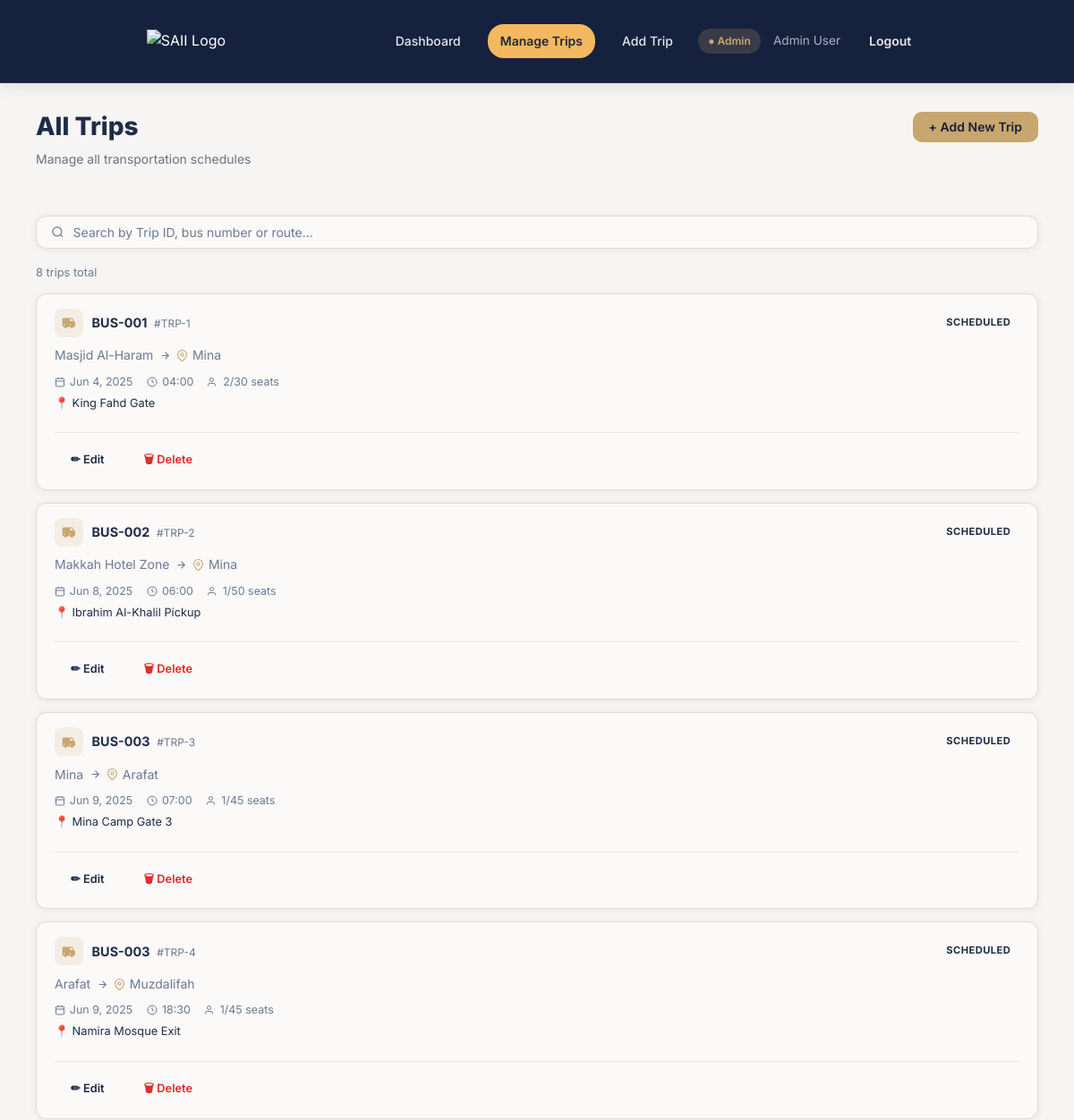
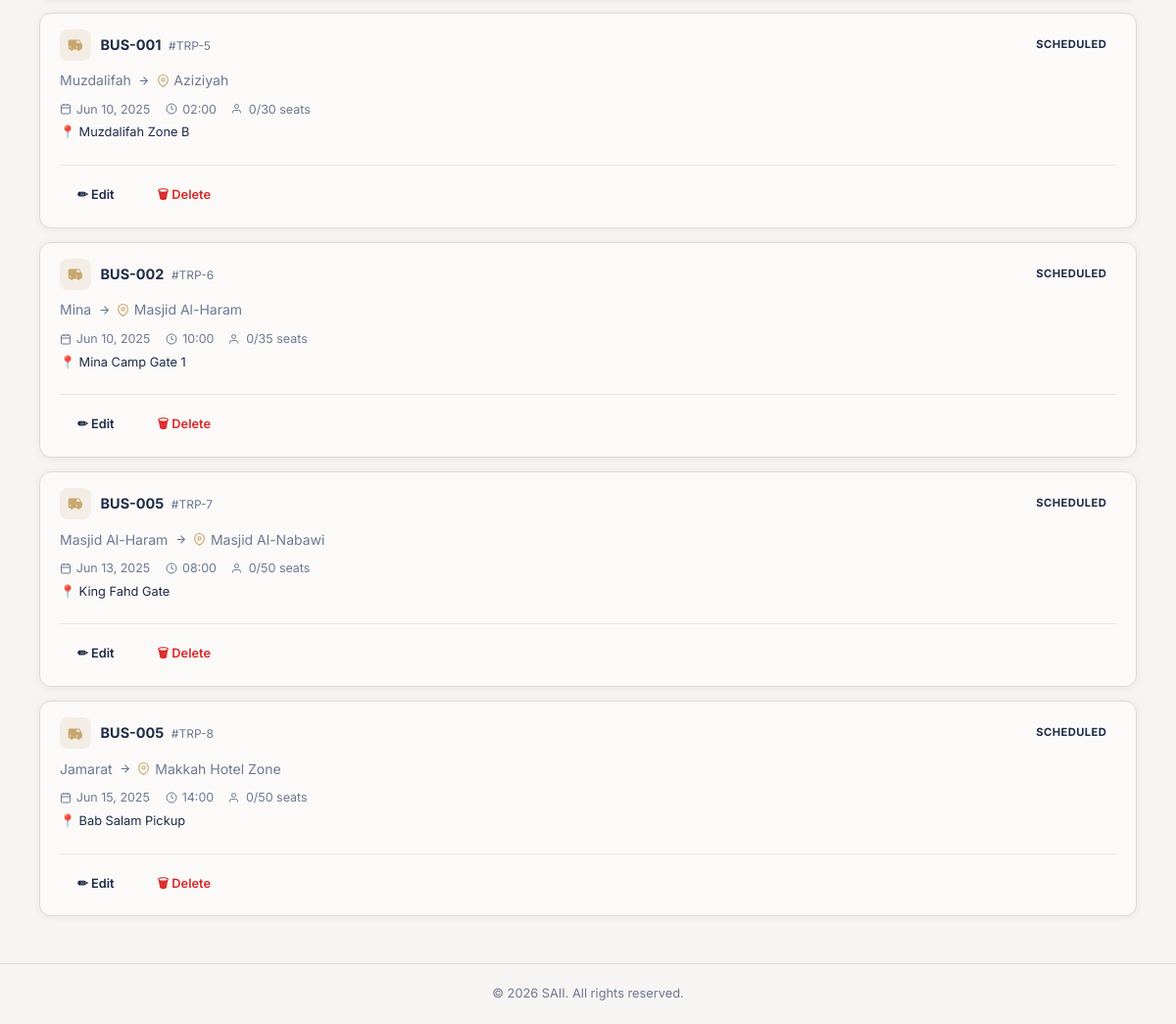
The app's page /manage-trips.php, older data (2 pictures, top to bottom).
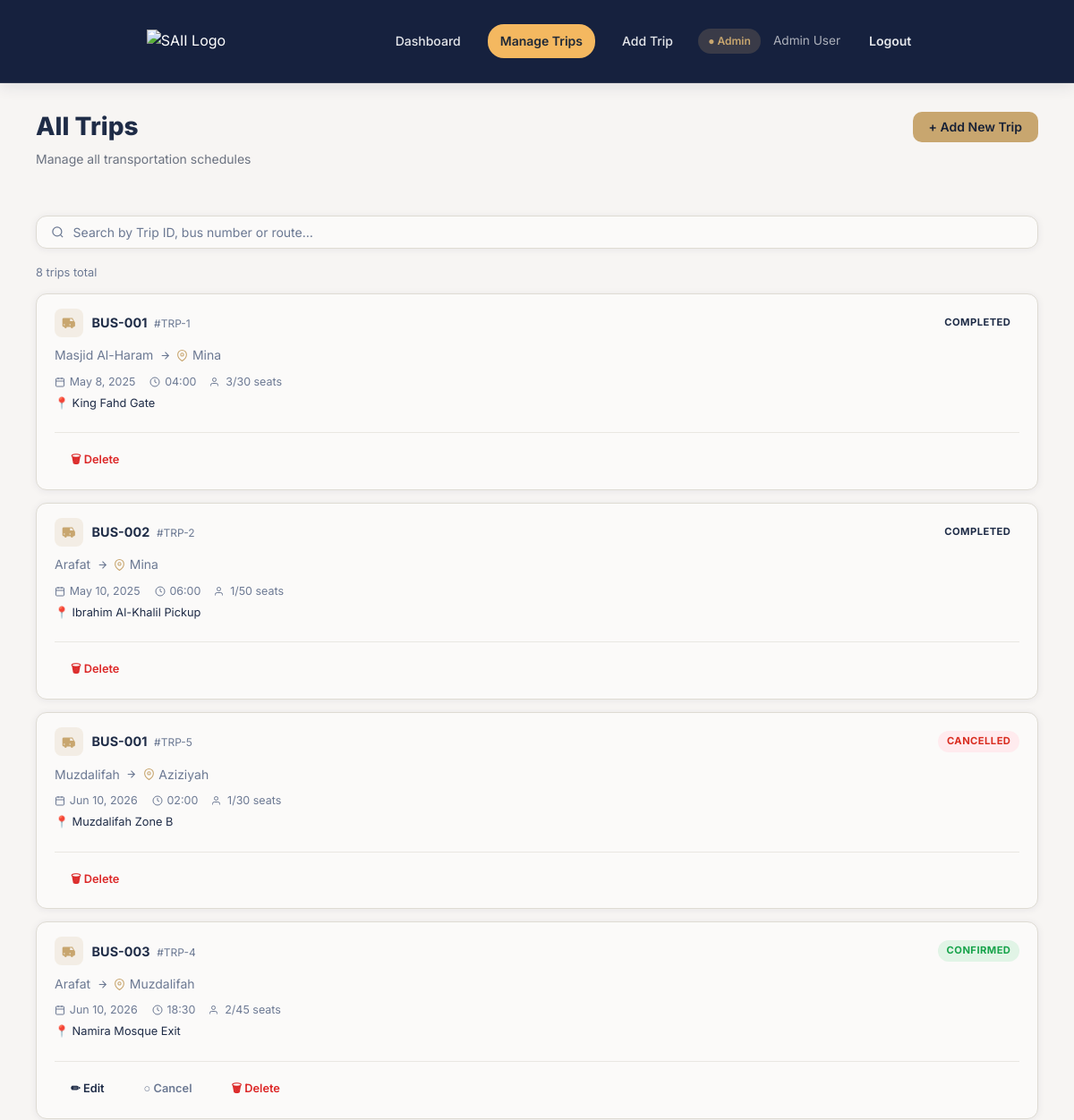
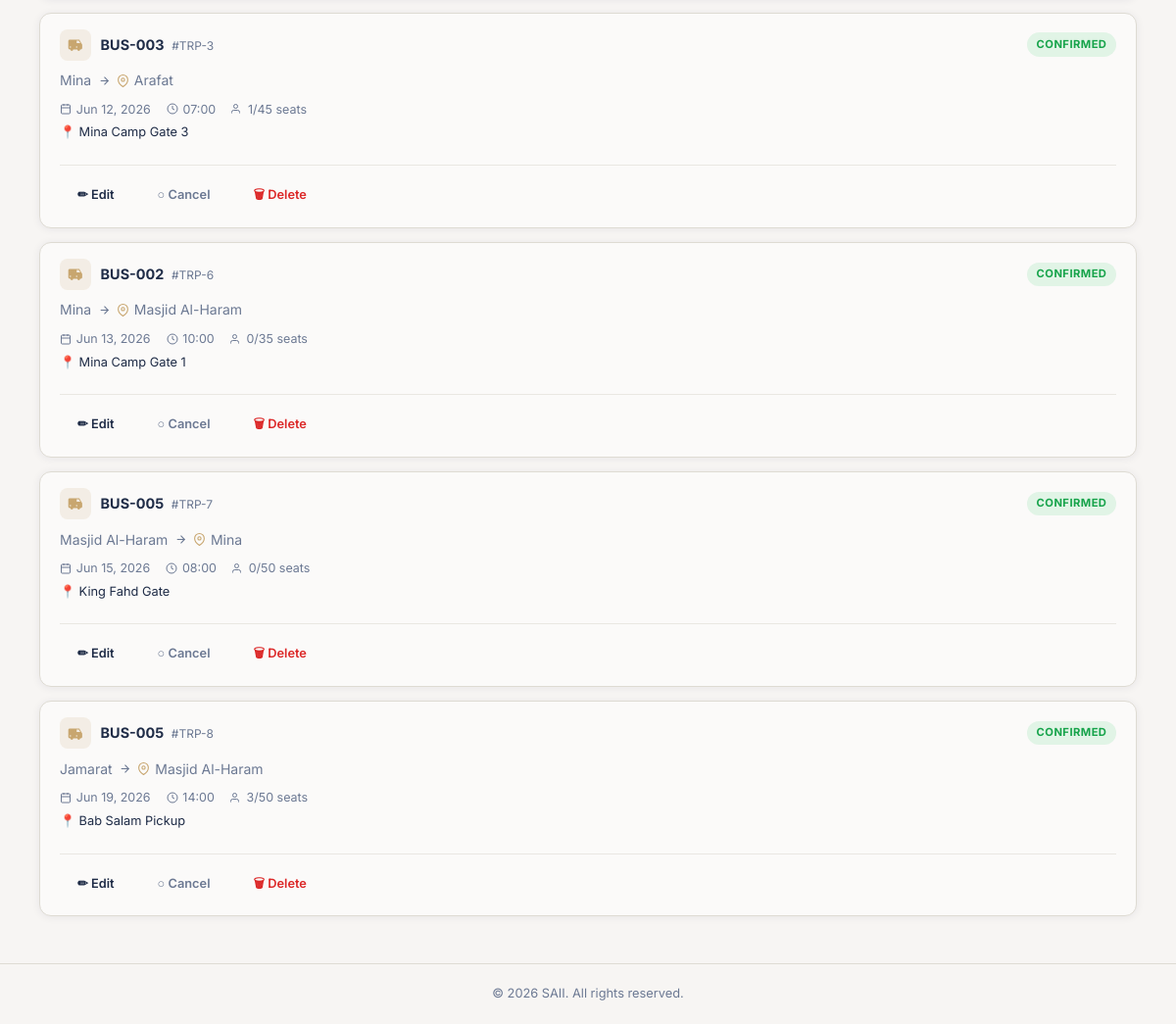
The same page, newer data (2 pictures, top to bottom).
### tables this page shows
CREATE TABLE `trip` (
  `TripID` int(11) NOT NULL,
  `Origin` varchar(100) NOT NULL,
  `Destination` varchar(100) NOT NULL,
  `DepartureDate` date NOT NULL,
  `DepartureTime` time NOT NULL,
  `TotalSeats` int(11) NOT NULL,
  `AvailableSeats` int(11) NOT NULL,
  `Status` enum('Confirmed','Completed','Cancelled') NOT NULL,
  `Pickup_Location` varchar(150) DEFAULT NULL,
  `BusID` int(11) NOT NULL,
  `AdminID` int(11) NOT NULL
);

CREATE TABLE `bus` (
  `BusID` int(11) NOT NULL,
  `Bus_Number` varchar(50) NOT NULL,
  `Capacity` int(11) NOT NULL,
  `Status` enum('Active','Maintenance') NOT NULL,
  `Driver_Name` varchar(100) NOT NULL,
  `Driver_Phone` varchar(20) NOT NULL
);

### manage-trips.php (the view, shortened to what this page needs)
<?php
require_once 'db_connection.php';
mysqli_query($conn,
    "UPDATE trip
     SET Status = 'Completed'
     WHERE Status = 'Confirmed'
       AND (
         DepartureDate < CURDATE()
         OR (DepartureDate = CURDATE() AND DepartureTime < CURTIME())
       )"
);
mysqli_query($conn,
    "UPDATE trip
     SET Status = 'Confirmed'
     WHERE Status = 'Completed'
       AND (
         DepartureDate > CURDATE()
         OR (DepartureDate = CURDATE() AND DepartureTime > CURTIME())
       )"
);
$search = trim($_GET['q'] ?? '');
$where  = '';
$trips = [];
$res = mysqli_query($conn,
    "SELECT t.*, b.Bus_Number
     FROM trip t
     JOIN bus b ON t.BusID = b.BusID
     $where
     ORDER BY t.DepartureDate ASC, t.DepartureTime ASC");
while ($row = mysqli_fetch_assoc($res)) {
    $trips[] = $row;
}
function fmtTime($t) {
    return substr($t, 0, 5);
}
function fmtDate($d) {
    $months = ['Jan','Feb','Mar','Apr','May','Jun','Jul','Aug','Sep','Oct','Nov','Dec'];
    $p = explode('-', $d);
    return $months[(int)$p[1]-1] . ' ' . (int)$p[2] . ', ' . $p[0];
}
?>
<!DOCTYPE html>
<html lang="en">
<head>
  <link rel="stylesheet" href="styles.css"/>
</head>
<body class="page-wrapper">
<header class="navbar">
  <div class="navbar-inner">
    <a href="admin-dashboard.php" class="nav-logo">
      <img src="image/saii.png" alt="SAII Logo" class="logo-img"/>
    </a>
    <nav class="nav-links" style="align-items:center;justify-content:center;">
      <a href="admin-dashboard.php" class="nav-link">Dashboard</a>
      <a href="manage-trips.php"    class="nav-link active">Manage Trips</a>
      <a href="add-trip.php"        class="nav-link">Add Trip</a>
    </nav>
    <div class="nav-right">
      <span class="role-chip admin">&#9679; Admin</span>
      <span style="color:rgba(255,255,255,.65);font-size:.85rem;">Admin User</span>
      <a href="logout.php" class="btn btn-sm btn-outline-dark">Logout</a>
    </div>
  </div>
</header>
<div class="page-content">
  <div class="page-header">
    <div>
      <h1 class="page-title">All Trips</h1>
      <p class="page-subtitle">Manage all transportation schedules</p>
    </div>
    <a href="add-trip.php" class="btn btn-accent">+ Add New Trip</a>
  </div>
  <form method="GET" action="manage-trips.php" style="margin-bottom:.5rem;">
    <div class="search-bar">
      <svg viewBox="0 0 24 24" fill="none" stroke="currentColor" stroke-width="2">
        <circle cx="11" cy="11" r="8"/><line x1="21" y1="21" x2="16.65" y2="16.65"/>
      </svg>
      <input type="text" name="q" id="search-input"
             placeholder="Search by Trip ID, bus number or route…"
             value="<?= htmlspecialchars($search) ?>"
             onchange="this.form.submit()"/>
    </div>
  </form>
  <p class="trip-count-label">
    <?= $search
      ? count($trips) . ' result' . (count($trips) !== 1 ? 's' : '') . ' for "' . htmlspecialchars($search) . '"'
      : count($trips) . ' trip' . (count($trips) !== 1 ? 's' : '') . ' total'
    ?>
  </p>
  <div class="trips-list" id="trips-list">
    <?php if (empty($trips)): ?>
      <div class="empty-state">
        <svg viewBox="0 0 24 24" fill="none" stroke="currentColor" stroke-width="1.5">
          <circle cx="12" cy="12" r="10"/><line x1="8" y1="12" x2="16" y2="12"/>
        </svg>
        <p>No trips match your search</p>
      </div>
    <?php else: ?>
      <?php foreach ($trips as $t):
        $booked = (int)$t['TotalSeats'] - (int)$t['AvailableSeats'];
        $statusClass = strtolower($t['Status']);
        if ($statusClass === 'confirmed') $statusClass = 'active';
        elseif ($statusClass === 'completed') $statusClass = 'info';
        elseif ($statusClass === 'cancelled') $statusClass = 'cancelled';
      ?>
      <div class="trip-card">
        <div class="trip-card-top">
          <div class="trip-card-title">
            <div class="bus-icon-wrap">
              <svg viewBox="0 0 24 24"><path d="M17 5H3C1.89 5 1 5.89 1 7v10c0 1.11.89 2 2 2h1a2 2 0 004 0h6a2 2 0 004 0h1c1.11 0 2-.89 2-2v-5l-3-5zm-1 1.5l2.28 3.5H13V6.5h3zm-11 9a1 1 0 11-2 0 1 1 0 012 0zm9 0a1 1 0 11-2 0 1 1 0 012 0z"/></svg>
            </div>
            <div>
              <span class="trip-bus-name"><?= htmlspecialchars($t['Bus_Number']) ?></span>
              <span class="trip-id-tag"> #TRP-<?= $t['TripID'] ?></span>
            </div>
          </div>
          <span class="badge badge-<?= $statusClass ?>"><?= htmlspecialchars($t['Status']) ?></span>
        </div>
        <div class="trip-route">
          <span><?= htmlspecialchars($t['Origin']) ?></span>
          <svg viewBox="0 0 24 24" fill="none" stroke="currentColor" stroke-width="2" style="width:13px;height:13px">
            <line x1="5" y1="12" x2="19" y2="12"/><polyline points="12 5 19 12 12 19"/>
          </svg>
          <span class="to-wrap">
            <svg viewBox="0 0 24 24" fill="none" stroke="currentColor" stroke-width="2" style="width:13px;height:13px;color:var(--accent)">
              <path d="M21 10c0 7-9 13-9 13s-9-6-9-13a9 9 0 0118 0z"/><circle cx="12" cy="10" r="3"/>
            </svg>
            <?= htmlspecialchars($t['Destination']) ?>
          </span>
        </div>
        <div class="trip-meta">
          <span>
            <svg viewBox="0 0 24 24" fill="none" stroke="currentColor" stroke-width="2">
              <rect x="3" y="4" width="18" height="18" rx="2"/>
              <line x1="16" y1="2" x2="16" y2="6"/><line x1="8" y1="2" x2="8" y2="6"/><line x1="3" y1="10" x2="21" y2="10"/>
            </svg>
            <?= fmtDate($t['DepartureDate']) ?>
          </span>
          <span>
            <svg viewBox="0 0 24 24" fill="none" stroke="currentColor" stroke-width="2">
              <circle cx="12" cy="12" r="10"/><polyline points="12 6 12 12 16 14"/>
            </svg>
            <?= fmtTime($t['DepartureTime']) ?>
          </span>
          <span>
            <svg viewBox="0 0 24 24" fill="none" stroke="currentColor" stroke-width="2">
              <path d="M17 21v-2a4 4 0 00-4-4H5a4 4 0 00-4 4v2"/><circle cx="9" cy="7" r="4"/>
            </svg>
            <?= $booked ?>/<?= $t['TotalSeats'] ?> seats
          </span>
        </div>
        <?php if ($t['Pickup_Location']): ?>
        <div style="font-size:.8rem;color:var(--fg-muted);padding:.25rem 0 .5rem;">
          📍 <?= htmlspecialchars($t['Pickup_Location']) ?>
        </div>
        <?php endif; ?>
        <div class="trip-actions">
          <?php if ($t['Status'] !== 'Cancelled' && $t['Status'] !== 'Completed'): ?>
          <button class="btn btn-sm btn-outline"
            onclick="openEdit(
              <?= $t['TripID'] ?>,
              '<?= htmlspecialchars(addslashes($t['Origin'])) ?>',
              '<?= htmlspecialchars(addslashes($t['Destination'])) ?>',
              '<?= $t['DepartureDate'] ?>',
              '<?= substr($t['DepartureTime'],0,5) ?>',
              <?= $t['TotalSeats'] ?>,
              '<?= htmlspecialchars(addslashes($t['Bus_Number'])) ?>'
            )">✏ Edit</button>
          <?php endif; ?>
          <?php if ($t['Status'] === 'Confirmed'): ?>
          <button class="btn btn-sm btn-ghost"
            onclick="openCancelConfirm(<?= $t['TripID'] ?>)">○ Cancel</button>
          <?php endif; ?>
          <button class="btn btn-sm btn-outline"
            style="color:var(--destructive);border-color:var(--destructive);"
            onclick="openDelete(<?= $t['TripID'] ?>, '<?= $t['Status'] ?>')">🗑 Delete</button>
        </div>
      </div>
      <?php endforeach; ?>
    <?php endif; ?>
  </div>
</div>
<footer class="site-footer">
  <p>© 2026 SAII. All rights reserved.</p>
</footer>
</body>
</html>

Row changes from the older to the newer data that the page shows:
changed trip id 1: Status "SCHEDULED" → "COMPLETED"; DepartureDate "Jun 4, 2025" → "May 8, 2025"; booked "2" → "3"; no longer shows "✏ Edit"
changed trip "Ibrahim Al-Khalil Pickup": Status "SCHEDULED" → "COMPLETED"; Origin "Makkah Hotel Zone" → "Arafat"; DepartureDate "Jun 8, 2025" → "May 10, 2025"; no longer shows "✏ Edit"
changed trip "Aziziyah": Status "SCHEDULED" → "CANCELLED"; DepartureDate "Jun 10, 2025" → "Jun 10, 2026"; booked "0" → "1"; no longer shows "✏ Edit"; moves up the list
changed trip "Namira Mosque Exit": Status "SCHEDULED" → "CONFIRMED"; DepartureDate "Jun 9, 2025" → "Jun 10, 2026"; booked "1" → "2"; now shows "○ Cancel"; moves down the list
changed trip "Mina Camp Gate 3": Status "SCHEDULED" → "CONFIRMED"; DepartureDate "Jun 9, 2025" → "Jun 12, 2026"; now shows "○ Cancel"
changed trip "Mina Camp Gate 1": Status "SCHEDULED" → "CONFIRMED"; DepartureDate "Jun 10, 2025" → "Jun 13, 2026"; now shows "○ Cancel"
changed trip id 7: Status "SCHEDULED" → "CONFIRMED"; Destination "Masjid Al-Nabawi" → "Mina"; DepartureDate "Jun 13, 2025" → "Jun 15, 2026"; now shows "○ Cancel"
changed trip "Jamarat": Status "SCHEDULED" → "CONFIRMED"; Destination "Makkah Hotel Zone" → "Masjid Al-Haram"; DepartureDate "Jun 15, 2025" → "Jun 19, 2026"; booked "0" → "3"; now shows "○ Cancel"
